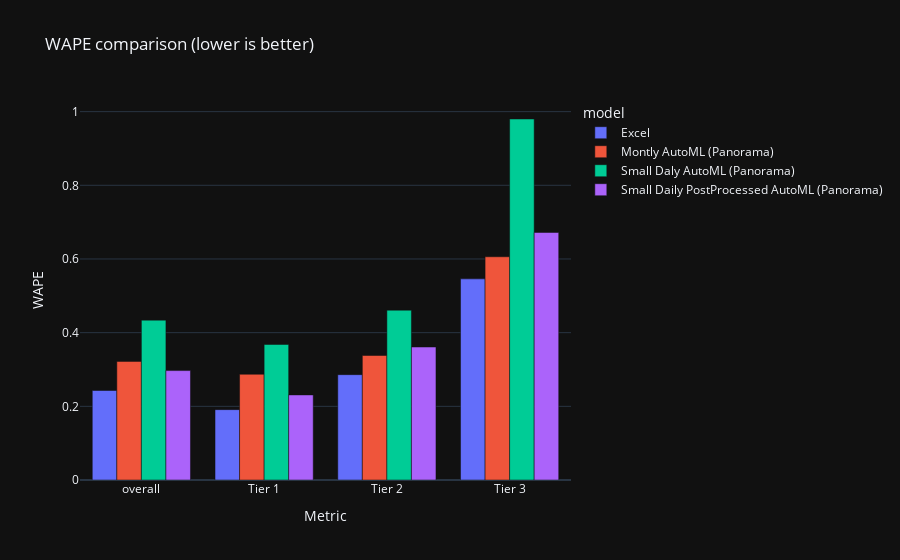

Source (notebook cell):
### Code cell
plot_comparison(
    "WAPE",
    [
        excel_model,
        monthly_panorama,
        daily_minimal,
        daily_minimal_post_process
    ],
    [
        "Excel",
        "Montly AutoML (Panorama)",
        "Small Daly AutoML (Panorama)",
        "Small Daily PostProcessed AutoML (Panorama)"
    ]
)

### Figure 1 — Plotly figure (JSON) as saved in the notebook; plotly's stock layout.template omitted (floating-point values rounded to 4 significant figures)
{"data": [{"alignmentgroup": "True", "hovertemplate": "model=Excel<br>metric=%{x}<br>value=%{y}<extra></extra>", "legendgroup": "Excel", "marker": {"color": "#636efa", "pattern": {"shape": ""}}, "name": "Excel", "offsetgroup": "Excel", "orientation": "v", "showlegend": true, "textposition": "auto", "type": "bar", "x": ["overall", "Tier 1", "Tier 2", "Tier 3"], "xaxis": "x", "y": [0.243, 0.191, 0.286, 0.546], "yaxis": "y"}, {"alignmentgroup": "True", "hovertemplate": "model=Montly AutoML (Panorama)<br>metric=%{x}<br>value=%{y}<extra></extra>", "legendgroup": "Montly AutoML (Panorama)", "marker": {"color": "#EF553B", "pattern": {"shape": ""}}, "name": "Montly AutoML (Panorama)", "offsetgroup": "Montly AutoML (Panorama)", "orientation": "v", "showlegend": true, "textposition": "auto", "type": "bar", "x": ["overall", "Tier 1", "Tier 2", "Tier 3"], "xaxis": "x", "y": [0.322, 0.287, 0.338, 0.606], "yaxis": "y"}, {"alignmentgroup": "True", "hovertemplate": "model=Small Daly AutoML (Panorama)<br>metric=%{x}<br>value=%{y}<extra></extra>", "legendgroup": "Small Daly AutoML (Panorama)", "marker": {"color": "#00cc96", "pattern": {"shape": ""}}, "name": "Small Daly AutoML (Panorama)", "offsetgroup": "Small Daly AutoML (Panorama)", "orientation": "v", "showlegend": true, "textposition": "auto", "type": "bar", "x": ["overall", "Tier 1", "Tier 2", "Tier 3"], "xaxis": "x", "y": [0.434, 0.368, 0.461, 0.98], "yaxis": "y"}, {"alignmentgroup": "True", "hovertemplate": "model=Small Daily PostProcessed AutoML (Panorama)<br>metric=%{x}<br>value=%{y}<extra></extra>", "legendgroup": "Small Daily PostProcessed AutoML (Panorama)", "marker": {"color": "#ab63fa", "pattern": {"shape": ""}}, "name": "Small Daily PostProcessed AutoML (Panorama)", "offsetgroup": "Small Daily PostProcessed AutoML (Panorama)", "orientation": "v", "showlegend": true, "textposition": "auto", "type": "bar", "x": ["overall", "Tier 1", "Tier 2", "Tier 3"], "xaxis": "x", "y": [0.297, 0.231, 0.361, 0.672], "yaxis": "y"}], "layout": {"barmode": "group", "legend": {"title": {"text": "model"}, "tracegroupgap": 0}, "title": {"text": "WAPE comparison (lower is better)"}, "xaxis": {"anchor": "y", "domain": [0, 1], "title": {"text": "Metric"}}, "yaxis": {"anchor": "x", "domain": [0, 1], "title": {"text": "WAPE"}}}}
